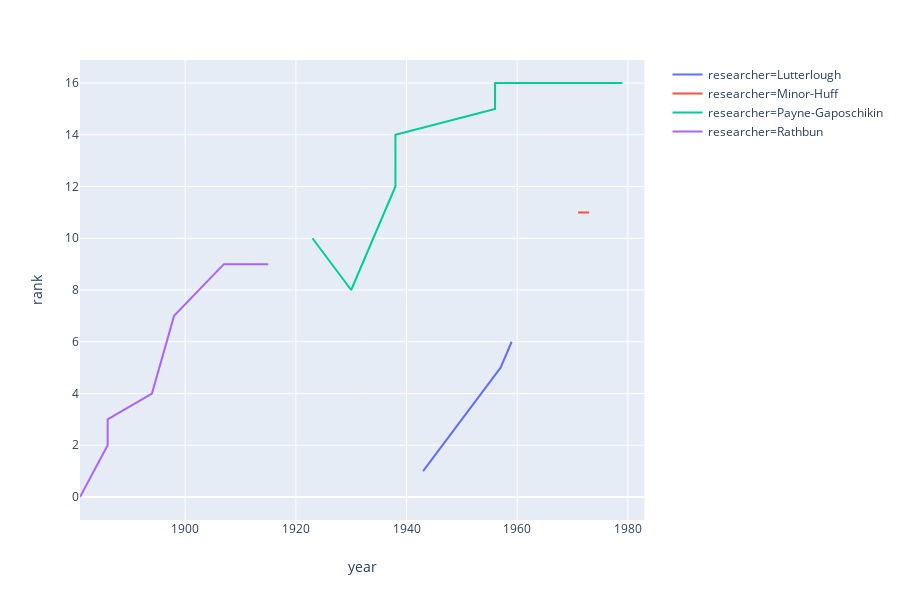

Notebook source saved alongside this figure:
### Code cell
import plotly.express as px

fig = px.line(AWHI_jobs_df, x="year", y="rank", color="researcher",
              line_group="researcher", hover_name="job_title")
fig.show()

### Figure 1 — Plotly figure (JSON) as saved in the notebook; plotly's stock layout.template omitted (floating-point values rounded to 4 significant figures)
{"data": [{"hoverlabel": {"namelength": 0}, "hovertemplate": "<b>%{hovertext}</b><br><br>researcher=Lutterlough<br>year=%{x}<br>rank=%{y}", "hovertext": ["Elevator Operator", "Insect Preparator", "Research Assistant", "Entomologist", "Research Assistant"], "legendgroup": "researcher=Lutterlough", "line": {"color": "#636efa", "dash": "solid"}, "mode": "lines", "name": "researcher=Lutterlough", "showlegend": true, "type": "scatter", "x": [1943, 1957, 1959, null, 1983], "xaxis": "x", "y": [1, 5, 6, 13, 6], "yaxis": "y"}, {"hoverlabel": {"namelength": 0}, "hovertemplate": "<b>%{hovertext}</b><br><br>researcher=Minor-Huff<br>year=%{x}<br>rank=%{y}", "hovertext": ["Biological Research Technician", "Biological Research Technician"], "legendgroup": "researcher=Minor-Huff", "line": {"color": "#EF553B", "dash": "solid"}, "mode": "lines", "name": "researcher=Minor-Huff", "showlegend": true, "type": "scatter", "x": [1971, 1973], "xaxis": "x", "y": [11, 11], "yaxis": "y"}, {"hoverlabel": {"namelength": 0}, "hovertemplate": "<b>%{hovertext}</b><br><br>researcher=Payne-Gaposchikin<br>year=%{x}<br>rank=%{y}", "hovertext": ["PhD Student", "Assistant", "Adjunct Professor", "Astronomer", "Full Professor", "Chair of Department of Astronomy", "Chair of Department of Astronomy"], "legendgroup": "researcher=Payne-Gaposchikin", "line": {"color": "#00cc96", "dash": "solid"}, "mode": "lines", "name": "researcher=Payne-Gaposchikin", "showlegend": true, "type": "scatter", "x": [1923, 1930, 1938, 1938, 1956, 1956, 1979], "xaxis": "x", "y": [10, 8, 12, 14, 15, 16, 16], "yaxis": "y"}, {"hoverlabel": {"namelength": 0}, "hovertemplate": "<b>%{hovertext}</b><br><br>researcher=Rathbun<br>year=%{x}<br>rank=%{y}", "hovertext": ["Volunteer", "Copyist", "Clerk", "Aid", "Second Assistant", "Full Assistant Curator", "Full Assistant Curator"], "legendgroup": "researcher=Rathbun", "line": {"color": "#ab63fa", "dash": "solid"}, "mode": "lines", "name": "researcher=Rathbun", "showlegend": true, "type": "scatter", "x": [1881, 1886, 1886, 1894, 1898, 1907, 1915], "xaxis": "x", "y": [0, 2, 3, 4, 7, 9, 9], "yaxis": "y"}], "layout": {"height": 600, "legend": {"tracegroupgap": 0}, "margin": {"t": 60}, "xaxis": {"anchor": "y", "domain": [0, 0.98], "title": {"text": "year"}}, "yaxis": {"anchor": "x", "domain": [0, 1], "title": {"text": "rank"}}}}
